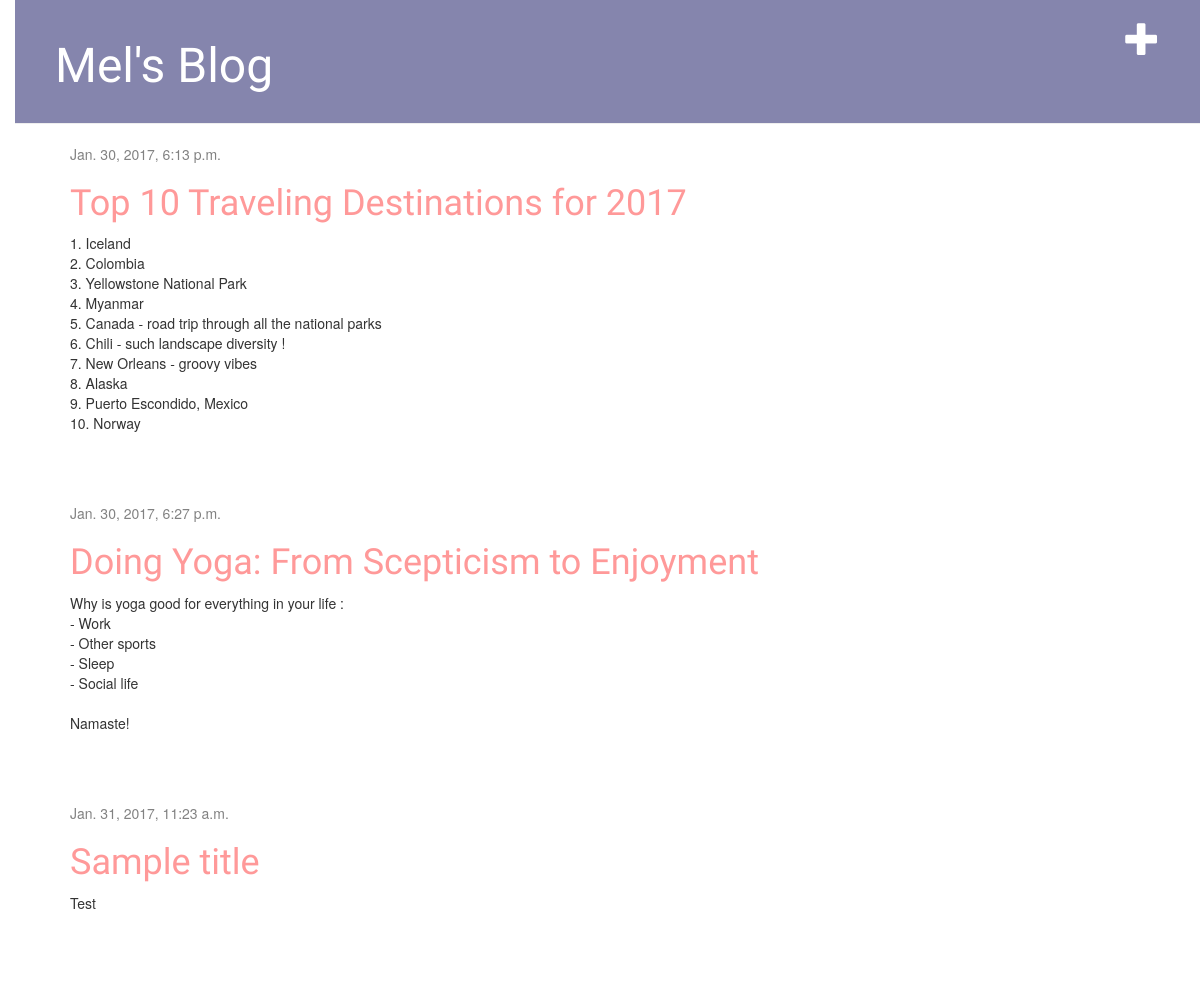
The app's page / (signed in), older data.
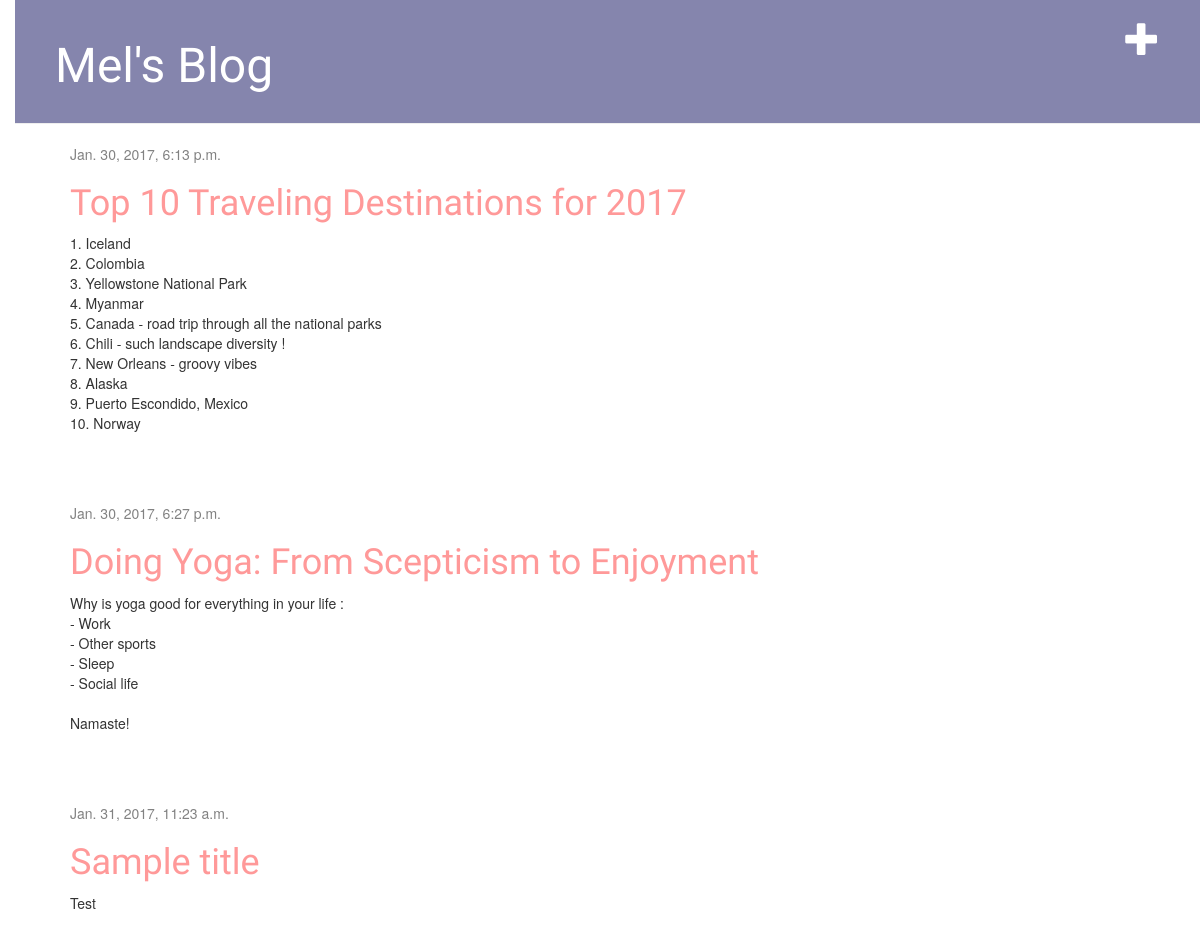
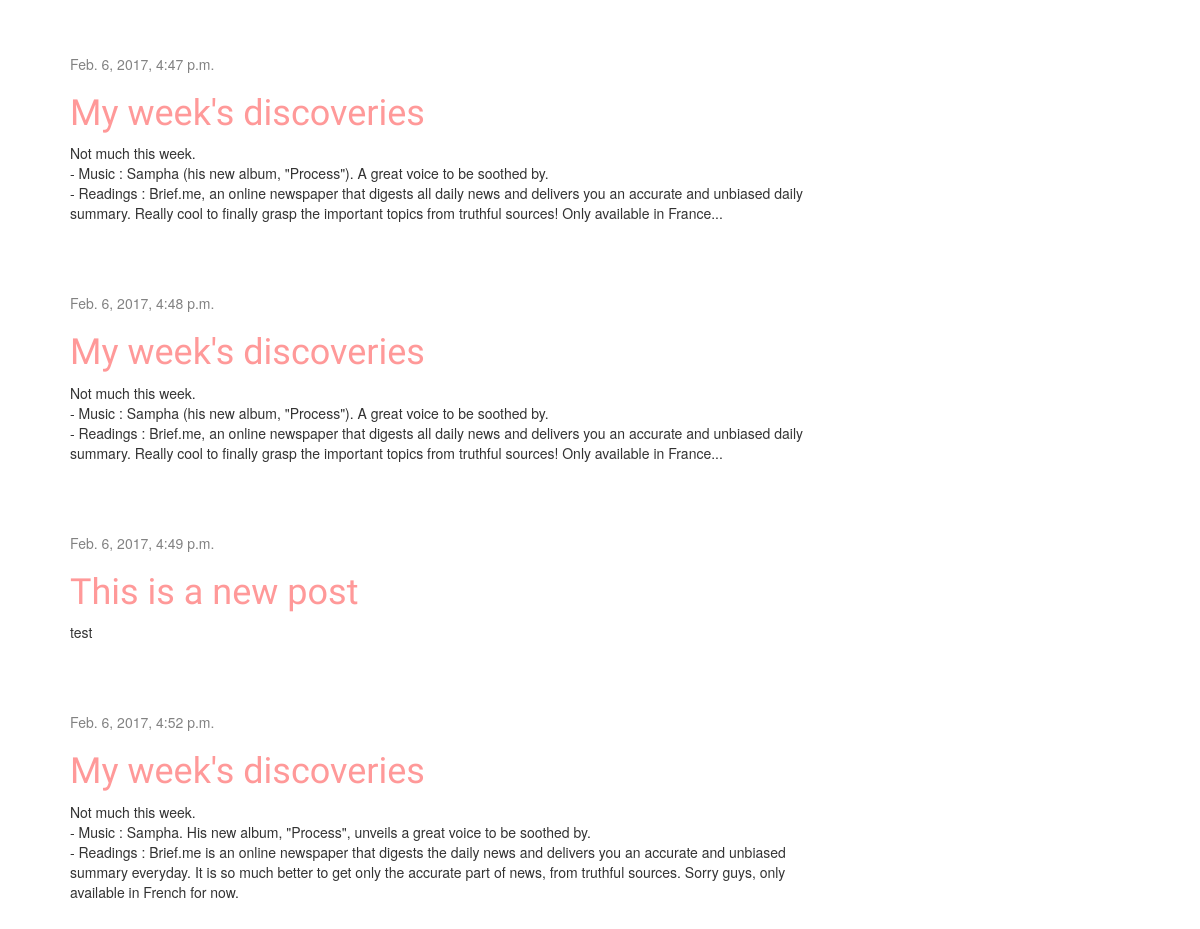
The same page, newer data (2 pictures, top to bottom).
### blog/models.py (models this page shows, shortened)
class Post(models.Model):
    author = models.ForeignKey('auth.User')
    title = models.CharField(max_length=200)
    text = models.TextField()
    created_date = models.DateTimeField(
            default=timezone.now)
    published_date = models.DateTimeField(
            blank=True, null=True)

### blog/views.py (the view)
# urls.py: url(r'^$', views.post_list, name='post_list'),
def post_list(request):
    posts = Post.objects.filter(published_date__lte=timezone.now()).order_by('published_date')
    return render(request, 'blog/post_list.html', {'posts': posts})

### blog/templates/blog/post_list.html
{% extends 'blog/base.html' %}
{% block content %}
    {% for post in posts %}
        <div class="post">
            <div class="date">
                {{ post.published_date }}
            </div>
            <h1><a href="{% url 'post_detail' pk=post.pk %}">{{ post.title }}</a></h1>
            <p>{{ post.text|linebreaksbr }}</p>
        </div>
    {% endfor %}
{% endblock %}

### blog/templates/blog/base.html (shortened to what this page needs)
{% load staticfiles %}
<html>
	<head>
		<link rel="stylesheet" href="//maxcdn.bootstrapcdn.com/bootstrap/3.2.0/css/bootstrap.min.css">
		<link rel="stylesheet" href="//maxcdn.bootstrapcdn.com/bootstrap/3.2.0/css/bootstrap-theme.min.css">
		<link rel="stylesheet" href="{% static 'css/blog.css' %}">
	</head>
	<body>
	    <div class="page-header">
	    	{% if user.is_authenticated %}
    			<a href="{% url 'post_new' %}" class="top-menu"><span class="glyphicon glyphicon-plus"></span></a>
			{% endif %}
	        <h1><a href="/">Mel's Blog</a></h1>
	    </div>
	    <div class="content container">
	        <div class="row">
	            <div class="col-md-8">
	            {% block content %}
	            {% endblock %}
	            </div>
	        </div>
	    </div>
	</body>
</html>

### blog/static/css/blog.css (style rules this page uses)
h1 a { color: #ff9999; font-family: 'Open Sans Condensed'; }
body { padding-left: 15px; }
.page-header { background-color: #8585ad; margin-top: 0; padding: 20px 20px 20px 40px; }
.page-header h1, .page-header h1 a, .page-header h1 a:visited, .page-header h1 a:active { color: #ffffff; font-size: 36pt; text-decoration: none; }
.content { margin-left: 40px; }
h1, h2, h3, h4 { font-family: 'Open Sans Condensed'; }
.date { color: #828282; }
.top-menu, .top-menu:hover, .top-menu:visited { color: #ffffff; float: right; font-size: 26pt; margin-right: 20px; }
.post { margin-bottom: 70px; }
.post h1 a, .post h1 a:visited { color: #ff9999; }

Row changes from the older to the newer data that the page shows:
added Post: published_date "Feb. 6, 2017, 4:47 p.m.", title "My week's discoveries", text "Not much this week. - Music : Sampha (his new album, \"Process\"). A great voice to be soothed by. - Readings : Brief.me, an online newspaper that digests all daily news and delivers you an accurate and unbiased daily summary. Really cool to finally grasp the important topics from truthful sources! Only available in France..."
added Post: published_date "Feb. 6, 2017, 4:48 p.m.", title "My week's discoveries", text "Not much this week. - Music : Sampha (his new album, \"Process\"). A great voice to be soothed by. - Readings : Brief.me, an online newspaper that digests all daily news and delivers you an accurate and unbiased daily summary. Really cool to finally grasp the important topics from truthful sources! Only available in France..."
added Post: published_date "Feb. 6, 2017, 4:49 p.m.", title "This is a new post", text "test"
added Post: published_date "Feb. 6, 2017, 4:52 p.m.", title "My week's discoveries", text "Not much this week. - Music : Sampha. His new album, \"Process\", unveils a great voice to be soothed by. - Readings : Brief.me is an online newspaper that digests the daily news and delivers you an accurate and unbiased summary everyday. It is so much better to get only the accurate part of news, from truthful sources. Sorry guys, only available in French for now."
